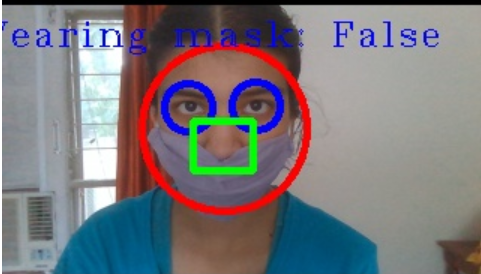
#> input picture images/a.png, 481 x 274 px, given in place of the camera
$ python videoOpenCV.py
#> lines starting #> are read from the running program, lines starting #| are printed output that depends on the picture; after the words box and inside, x2 and y2 are one past the last pixel; in counts of white or black regions, pixels touching at a corner belong together
import cv2, time

#function to detect and draw features
def detectFeatures(classifier, frame, thisScaleFactor, thisMinNeighbors, color, thickness):
	resizedFrame = cv2.resize(frame, (256,256))
	grayImg = cv2.cvtColor(resizedFrame, cv2.COLOR_BGR2GRAY)

	features = classifier.detectMultiScale(grayImg, scaleFactor=thisScaleFactor, minNeighbors=thisMinNeighbors)

	for x,y,w,h in features:
		resizedFrame = cv2.rectangle(resizedFrame,(x,y),(x+w,y+h),color,thickness)
	return resizedFrame, len(features);

def classify_features():
	#define what eye and nose classifiers you would like to use
	faceClassifier = cv2.CascadeClassifier('data\haarcascade_frontalface_alt.xml')
	eyeClassifier = cv2.CascadeClassifier('data\haarcascade_eye.xml')
	mouthClassifier = cv2.CascadeClassifier('data\haarcascade_smile.xml')
	return faceClassifier, eyeClassifier, mouthClassifier

def check_mask(numOfEyes, numOfMouths):
	wearingMask = None
	if numOfEyes >= 2 and numOfMouths == 0:
		wearingMask = True
	elif numOfEyes >= 2 and numOfMouths >= 1:
		wearingMask = False
	return wearingMask

def detect_faces(frame, scaleDownFactor, faceClassifier):
	smallImg = cv2.resize(frame, (0,0), fx=scaleDownFactor, fy=scaleDownFactor)
	grayImg = cv2.cvtColor(smallImg, cv2.COLOR_BGR2GRAY)
	faceRects = faceClassifier.detectMultiScale(grayImg, scaleFactor=1.05, minNeighbors=1)
	return smallImg, grayImg, faceRects

def mark_face(frame, wearingMask, descaledX, descaledY, descaledW, descaledH):
	frame = cv2.rectangle(frame,(descaledX,descaledY),(descaledX+descaledW,descaledY+descaledH),(255,255,0),3)
	faceLabel = "Wearing Mask: "+str(wearingMask)
	frame = cv2.putText(frame, faceLabel, (descaledX,descaledY-10), cv2.FONT_HERSHEY_COMPLEX_SMALL, 1.25, (255,255,0))
	return frame

def process_frames(frame, faceRects, scaleDownFactor, mouthClassifier, eyeClassifier):
	for x,y,w,h in faceRects:
		# De-scale xywh
		descaledX = int(x/scaleDownFactor)
		descaledY = int(y/scaleDownFactor)
		descaledW = int(w/scaleDownFactor)
		descaledH = int(h/scaleDownFactor)

		# Get img of only the face in the frame
		faceFrame = frame[descaledY:descaledY+descaledH, descaledX:descaledX+descaledW]

		# Detect features of face
		faceFrame, numOfEyes = detectFeatures(eyeClassifier, faceFrame, 1.05, 100, (255,0,0), -1)
		faceFrame, numOfMouths = detectFeatures(mouthClassifier, faceFrame, 1.05, 200, (0,255,0), 3)
		#frame[descaledY:descaledY+descaledH, descaledX:descaledX+descaledW] = cv2.resize(faceFrame, (descaledW,descaledH))

		# Check if wearing mask
		wearingMask = check_mask(numOfEyes, numOfMouths)
		# Draw face rectangle and label
		frame = mark_face(frame, wearingMask, descaledX, descaledY, descaledW, descaledH)

	return frame

def detect_mask_from_video():
	faceClassifier, eyeClassifier, mouthClassifier = classify_features()
	#constants
	video = cv2.VideoCapture(0)
	scaleDownFactor = 0.2 #change resolution of image for face detection

	while(video.isOpened()):

		check, frame = video.read()
#> frame is the input picture: shape (274, 481, 3); mean B, G, R 125, 119.6, 121.7

		smallImg, grayImg, faceRects = detect_faces(frame, scaleDownFactor, faceClassifier)
#> in detect_faces, `smallImg = cv2.resize(frame, (0,0), fx=scaleDownFactor, fy=scaleDownFa..`:
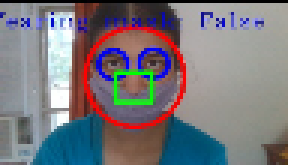
#> smallImg: shape (55, 96, 3) (shown 3 times larger); mean B, G, R 124.4, 118.9, 120.9
#> in detect_faces, `grayImg = cv2.cvtColor(smallImg, cv2.COLOR_BGR2GRAY)`:
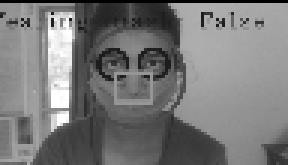
#> grayImg: shape (55, 96) (shown 3 times larger); min 0, max 255, mean 120.1
#> in detect_faces, `faceRects = faceClassifier.detectMultiScale(grayImg, scaleFactor=1.05,..`: faceRects = [[24, 5, 41, 41]]
#> faceRects = [[24, 5, 41, 41]]

		frame = process_frames(frame, faceRects, scaleDownFactor, mouthClassifier, eyeClassifier)
#> the loop in process_frames, `for x,y,w,h in faceRects:` made 1 pass
#> (x, y, w, h, descaledX, descaledY, descaledW, descaledH) on pass 1: (24, 5, 41, 41, 120, 25, 205, 205)
#> pass 1, in process_frames, `faceFrame = frame[descaledY:descaledY+descaledH, descaledX:descaledX+d..`:
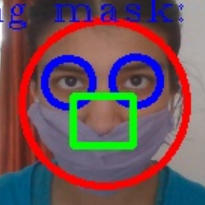
#> faceFrame: shape (205, 205, 3); mean B, G, R 90.6, 83, 109.3
#> pass 1, in detectFeatures, `resizedFrame = cv2.resize(frame, (256,256))`:
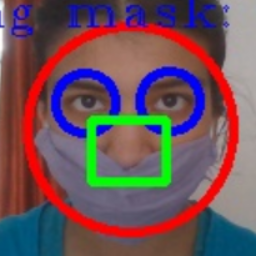
#> resizedFrame: shape (256, 256, 3); mean B, G, R 90.4, 82.9, 109.2
#> pass 1, in detectFeatures, `grayImg = cv2.cvtColor(resizedFrame, cv2.COLOR_BGR2GRAY)`:
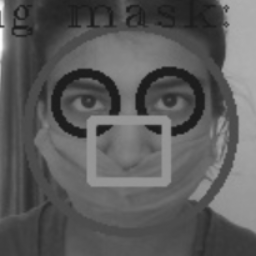
#> grayImg: shape (256, 256); min 26, max 254, mean 91.6
#> pass 1, in process_frames, `faceFrame, numOfMouths = detectFeatures(mouthClassifier, faceFrame, 1...`:
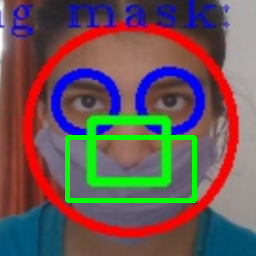
#> faceFrame: shape (256, 256, 3); mean B, G, R 87.3, 87.3, 106
#> after the loop in process_frames, `for x,y,w,h in faceRects:`:
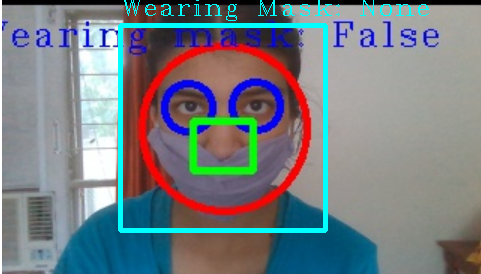
#> frame: shape (274, 481, 3); 3.8% of pixels changed, all inside (x1, y1, x2, y2) = (118, 0, 429, 233)
		cv2.imshow("video", frame)

		if cv2.waitKey(1) & 0xFF == ord('q'):
#> (key q is pressed here)
			break

	cv2.destroyAllWindows()
	video.release()

detect_mask_from_video()

$ run again, on images/b.png
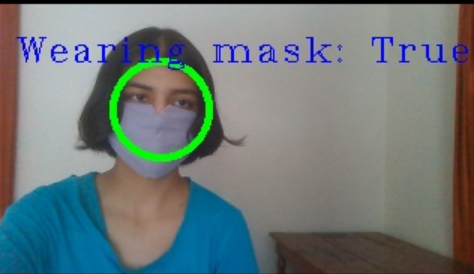
#> input picture images/b.png, 474 x 274 px, given in place of the camera
#> in detect_mask_from_video, frame is the input picture: shape (274, 474, 3); mean B, G, R 121.6, 121.5, 111
#> in detect_faces, `faceRects = faceClassifier.detectMultiScale(grayImg, scaleFactor=1.05,..`: faceRects = [[21, 11, 22, 22]]
#> the loop in process_frames, `for x,y,w,h in faceRects:` made 1 pass
#> (x, y, w, h, descaledX, descaledY, descaledW, descaledH) on pass 1: (21, 11, 22, 22, 105, 55, 110, 110)
#> pass 1, in process_frames, `faceFrame, numOfEyes = detectFeatures(eyeClassifier, faceFrame, 1.05, ..`:
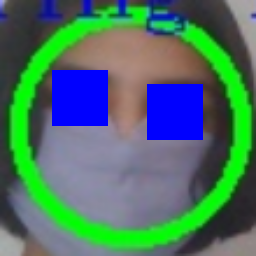
#> faceFrame: shape (256, 256, 3); mean B, G, R 102.2, 114, 74.4
#> after the loop in process_frames, `for x,y,w,h in faceRects:`:
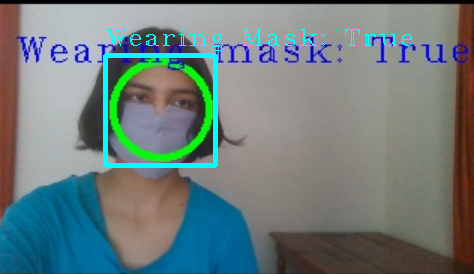
#> frame: shape (274, 474, 3); 2.4% of pixels changed, all inside (x1, y1, x2, y2) = (103, 29, 412, 168)

$ run again, on images/c.png
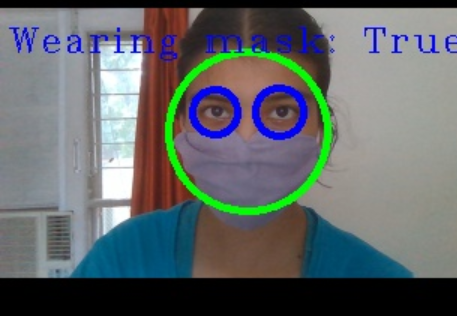
#> input picture images/c.png, 457 x 316 px, given in place of the camera
#> in detect_mask_from_video, frame is the input picture: shape (316, 457, 3); mean B, G, R 105.8, 103.7, 97.9
#> in detect_faces, `faceRects = faceClassifier.detectMultiScale(grayImg, scaleFactor=1.05,..`: faceRects = [[27, 6, 46, 46]]
#> the loop in process_frames, `for x,y,w,h in faceRects:` made 1 pass
#> (x, y, w, h, descaledX, descaledY, descaledW, descaledH) on pass 1: (27, 6, 46, 46, 135, 30, 230, 230)
#> pass 1, in process_frames, `faceFrame, numOfMouths = detectFeatures(mouthClassifier, faceFrame, 1...`:
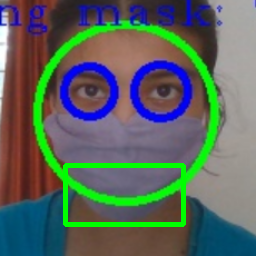
#> faceFrame: shape (256, 256, 3); mean B, G, R 93.8, 101.9, 89.1
#> after the loop in process_frames, `for x,y,w,h in faceRects:`:
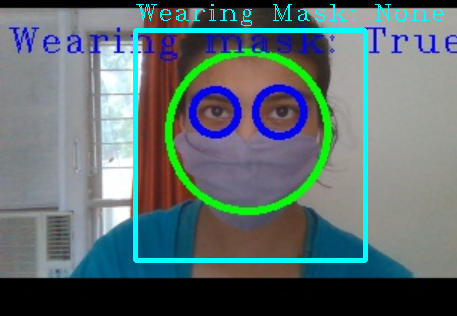
#> frame: shape (316, 457, 3); 3.85% of pixels changed, all inside (x1, y1, x2, y2) = (133, 4, 444, 263)
